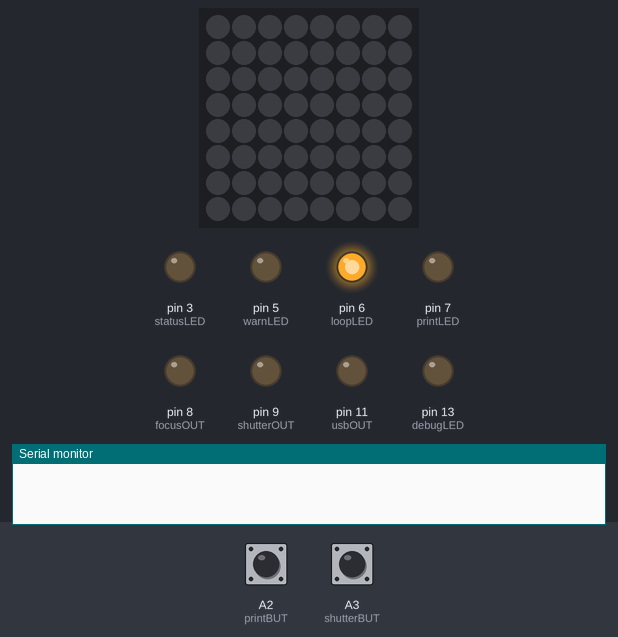
Recording of a sketch running on a simulated Arduino Uno, built with avr-gcc and run on an emulated ATmega328P. On the bench: 8×8 RGB LED matrix (first LED top left, wired row by row), output pins drawn as LEDs (lit = HIGH), the last lines printed to the serial monitor. The inputs (shaded band) are chosen by the test bench; at power-on: A3 (shutterBUT) HIGH, A2 (printBUT) HIGH.

Above: at 1.2 s.
1.3 s: A3 (shutterBUT) pulled LOW for 0.15 s
At 1.7 s:
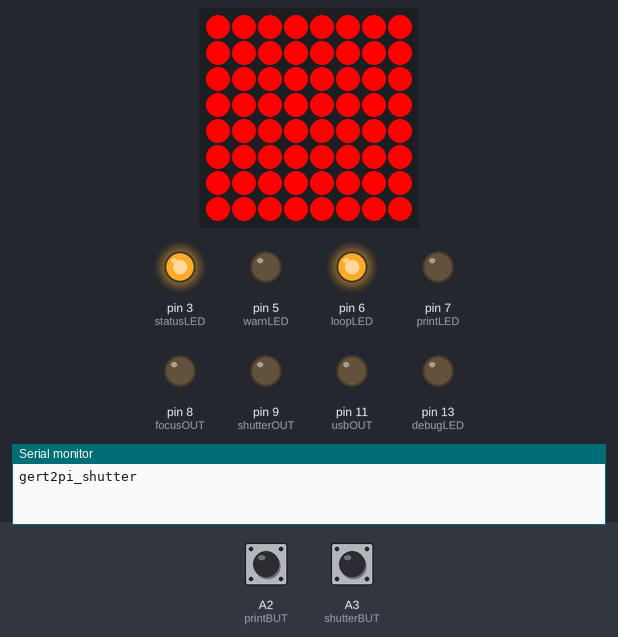
At 14.3 s:
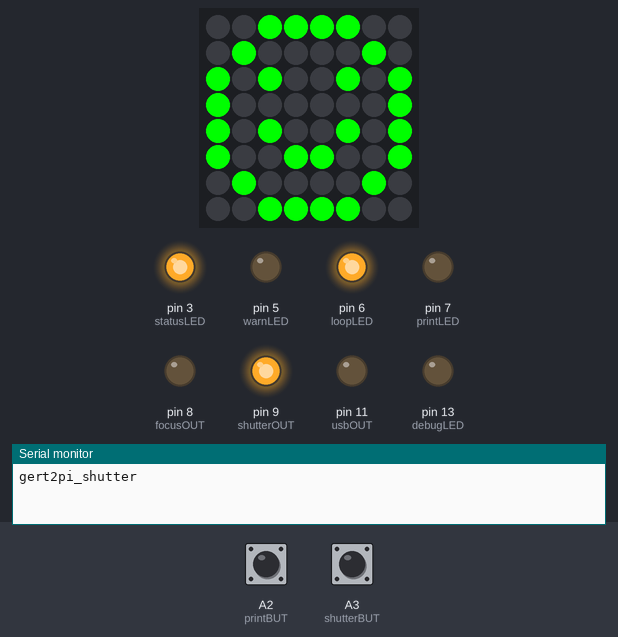
Timing chart, 0 to 22.7 s (numbered marks = the images above; inputs shaded):
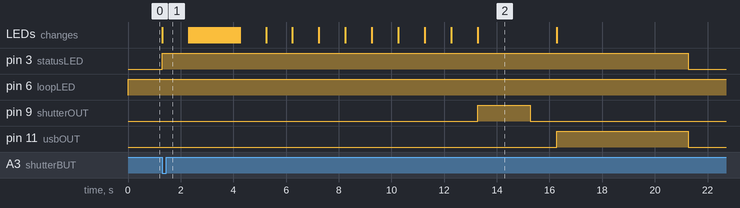

The sketch:

gert_main_serialevent.ino
```cpp
// run 'avrdude -c gpio -p m328p -e -v' before upload if you get a verification error
#include <Wire.h>
#include <Adafruit_GFX.h> // download from Adafruit, unpack, move to <Sketchbook>/libraries/
#include <Adafruit_LEDBackpack.h> // download from Adafruit, unpack, move to <Sketchbook>/libraries/

Adafruit_BicolorMatrix matrix = Adafruit_BicolorMatrix();
// view bicolor8x8 in libraries/Adafruit_LEDBackpack

/*
 Input Pullup Serial:
 Unlike pinMode(INPUT), there is no pull-down resistor necessary. An internal
 20K-ohm resistor is pulled to 5V. This configuration causes the input to
 read HIGH when the switch is open, and LOW when it is closed.
 view http://www.arduino.cc/en/Tutorial/InputPullupSerial
*/

//Rx
//Tx
//int = 2; //D2
int statusLED = 3; //LED3/D3 blue LED
//int = 4; //D4
int warnLED = 5; //LED4/D5 red LED
int loopLED= 6; //LED5/D6
int printLED = 7; //D7

int focusOUT = 8; //D8
int shutterOUT = 9; //LED1/D9
//int = 10; //LED2/D10
int usbOUT = 11; //D11
//int = 12; //D12
int debugLED = 13; //LED0
//Gnd
//
//
//

//int shutterBUT = A0; //A0
//A1
int printBUT = A2; //left push-button/A2
int shutterBUT = A3; //right push-button/A3 not wired -> A0
//A4
//A5


String inputString = "";         // a string to hold incoming data
boolean stringComplete = false;  // whether the string is complete

static const uint8_t PROGMEM
  smile_bmp[] =
  { B00111100,
    B01000010,
    B10100101,
    B10000001,
    B10100101,
    B10011001,
    B01000010,
    B00111100 },
  neutral_bmp[] =
  { B00111100,
    B01000010,
    B10100101,
    B10000001,
    B10111101,
    B10000001,
    B01000010,
    B00111100 },
  frown_bmp[] =
  { B00111100,
    B01000010,
    B10100101,
    B10000001,
    B10011001,
    B10100101,
    B01000010,
    B00111100 },
  one_bmp[] =
  { B00001000,
    B00011000,
    B00111000,
    B00011000,
    B00011000,
    B00011000,
    B00011000,
    B00111100 },
  two_bmp[] =
  { B00111100,
    B01100110,
    B01100110,
    B00000110,
    B00001100,
    B00011000,
    B00110000,
    B01111110 },
  three_bmp[] =
  { B00111100,
    B01100110,
    B01000110,
    B00011100,
    B00000110,
    B00000110,
    B01100110,
    B00111100 },
  four_bmp[] =
  { B00000110,
    B00001110,
    B00010110,
    B00100110,
    B01111111,
    B00000110,
    B00000110,
    B00000110 },
  five_bmp[] =
  { B01111110,
    B01100000,
    B01100000,
    B01111100,
    B00000110,
    B00000110,
    B00000110,
    B01111100 },
  six_bmp[] =
  { B00111100,
    B01100010,
    B01100000,
    B01111100,
    B01100110,
    B01100110,
    B01100110,
    B00111100 },
  seven_bmp[] =
  { B01111110,
    B00000110,
    B00001100,
    B00001100,
    B00011000,
    B00011000,
    B00110000,
    B00110000 },
  eight_bmp[] =
  { B00111100,
    B01100110,
    B01100110,
    B00111100,
    B01100110,
    B01100110,
    B01100110,
    B00111100 },
  nine_bmp[] =
  { B00111100,
    B01100110,
    B01100110,
    B00111110,
    B00000110,
    B00000110,
    B01000110,
    B00111100 };

/////////////////////////////////////////////////////////////////////////////////
/////////////////////////////////////////////////////////////////////////////////

void setup(){
  Serial.begin(9600); // opens serial port, sets data rate to 9600 bps
  inputString.reserve(200); // reserve 200 bytes for the inputString

  pinMode(shutterBUT, INPUT_PULLUP); // enable the internal pull-up resistor
  pinMode(printBUT, INPUT_PULLUP);
  pinMode(debugLED, OUTPUT); // initialize the LED pins as output
  pinMode(printLED, OUTPUT);
  pinMode(warnLED, OUTPUT);
  pinMode(statusLED, OUTPUT);
  pinMode(loopLED, OUTPUT);
  pinMode(focusOUT, OUTPUT); // initialize the focus and shutter pins as output
  pinMode(shutterOUT, OUTPUT);
  pinMode(usbOUT, OUTPUT); // initialize the output pin which goes to the relay (USB on - off)


  matrix.begin(0x70);  // pass in the LED-8x8 address
  matrix.setRotation(1);  // 1: pins bottomside
} // setup

/////////////////////////////////////////////////////////////////////////////////
/////////////////////////////////////////////////////////////////////////////////

void loop(){


  if (stringComplete) { // print the string when a newline arrives
    Serial.println("Echo:");
    Serial.println(inputString);
    // clear the string:
    inputString = "";
    stringComplete = false;
  } // if

  digitalWrite(loopLED, HIGH); // LED indicates running loop

  int shutterVal = digitalRead(shutterBUT); //read the pushbutton values into variables
  int printVal = digitalRead(printBUT);

  //print out the values of the pushbuttons


  // Keep in mind the pullup means the pushbutton's
  // logic is inverted. It goes HIGH when it's open,
  // and LOW when it's pressed. Turn on shutterLED when the
  // button's pressed, and off when it's not:
  if (shutterVal == HIGH) {
    digitalWrite(statusLED, LOW);
  }
  else {
    digitalWrite(statusLED, HIGH);
    Serial.println("gert2pi_shutter");

    matrix.clear();
    matrix.fillRect(0,0, 8,8, LED_RED);
    //matrix.fillRect(2,2, 4,4, LED_GREEN);
    matrix.writeDisplay();
    delay(1000);

    matrix.setTextWrap(false);  // we dont want text to wrap so it scrolls nicely
    matrix.setTextSize(1);
    matrix.setTextColor(LED_YELLOW);
    for (int8_t x=7; x>=-36; x--) {
      matrix.clear();
      matrix.setCursor(x,0);
      matrix.print("Foto in");
      matrix.writeDisplay();
      delay(40);
    } // for

    //Countdown
    matrix.clear();
    matrix.drawBitmap(0, 0, nine_bmp, 8, 8, LED_GREEN);
    matrix.writeDisplay();
    delay(1000);

    matrix.clear();
    matrix.drawBitmap(0, 0, eight_bmp, 8, 8, LED_GREEN);
    matrix.writeDisplay();
    delay(1000);

    matrix.clear();
    matrix.drawBitmap(0, 0, seven_bmp, 8, 8, LED_GREEN);
    matrix.writeDisplay();
    delay(1000);

    matrix.clear();
    matrix.drawBitmap(0, 0, six_bmp, 8, 8, LED_YELLOW);
    matrix.writeDisplay();
    delay(1000);

    matrix.clear();
    matrix.drawBitmap(0, 0, five_bmp, 8, 8, LED_YELLOW);
    matrix.writeDisplay();
    delay(1000);

    matrix.clear();
    matrix.drawBitmap(0, 0, four_bmp, 8, 8, LED_YELLOW);
    matrix.writeDisplay();
    delay(1000);

    matrix.clear();
    matrix.drawBitmap(0, 0, three_bmp, 8, 8, LED_RED);
    matrix.writeDisplay();
    delay(1000);

    matrix.clear();
    matrix.drawBitmap(0, 0, two_bmp, 8, 8, LED_RED);
    matrix.writeDisplay();
    delay(1000);

    matrix.clear();
    matrix.drawBitmap(0, 0, one_bmp, 8, 8, LED_RED);
    matrix.writeDisplay();
    delay(1000);

    matrix.clear();
    matrix.drawBitmap(0, 0, smile_bmp, 8, 8, LED_GREEN);
    matrix.writeDisplay();

    takePicture();

    delay(1000);
    matrix.clear();
    matrix.writeDisplay();

    getPicture();

  } // else

  if (printVal == HIGH) {
    digitalWrite(printLED, LOW);
  } // if
  else {
    digitalWrite(printLED, HIGH);
    Serial.println("gert2pi_print");
    delay(1000);
  } // else
} // loop

/////////////////////////////////////////////////////////////////////////////////
/////////////////////////////////////////////////////////////////////////////////

/*
  SerialEvent occurs whenever a new data comes in the
 hardware serial RX.  This routine is run between each
 time loop() runs, so using delay inside loop can delay
 response.  Multiple bytes of data may be available.
 */
void serialEvent() {
  while (1==2){ //Serial.available())
    // get the new byte:
    char inChar = (char)Serial.read();
    // add it to the inputString:
    inputString += inChar;
    // if the incoming character is a newline, set a flag
    // so the main loop can do something about it:
    if (inChar == '\n') {
      Serial.println("incoming...");
      stringComplete = true;
    } // if
  } // while
} // serialEvent

/////////////////////////////////////////////////////////////////////////////////
/////////////////////////////////////////////////////////////////////////////////

void takePicture() {
  digitalWrite(shutterOUT, HIGH);
  delay(2000);
  digitalWrite(shutterOUT, LOW);
} // takePicture

/////////////////////////////////////////////////////////////////////////////////

void getPicture() {
  digitalWrite(statusLED, HIGH);
  // 8x8 Display?
  digitalWrite(usbOUT, HIGH); // closes the relay -> USB enabled
  Serial.println("gert2pi_getPicture"); // tell RPi to get the picture
  delay(5000); // test
  // wait for RPi to disconnect USB
  digitalWrite(usbOUT, LOW); // USB off
  digitalWrite(statusLED, LOW);
} // getPicture
```

Measured:
- after the input at 1.3 s, pin 3 (statusLED): LOW → HIGH at once, → LOW 20.0 s later; pin 9 (shutterOUT): LOW → HIGH after 12.0 s, → LOW 2.0 s later; pin 11 (usbOUT): LOW → HIGH after 15.0 s, → LOW 5.0 s later; the LEDs: change at once (image 1)
